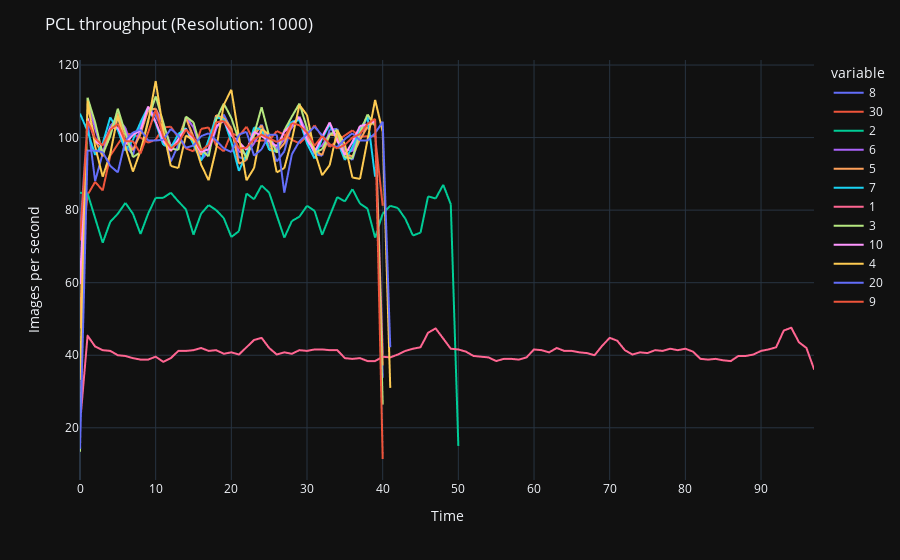
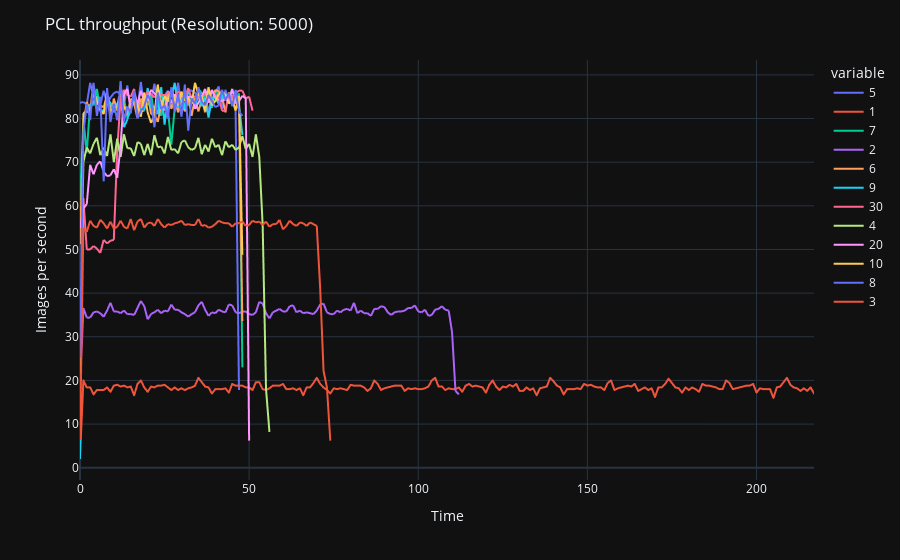
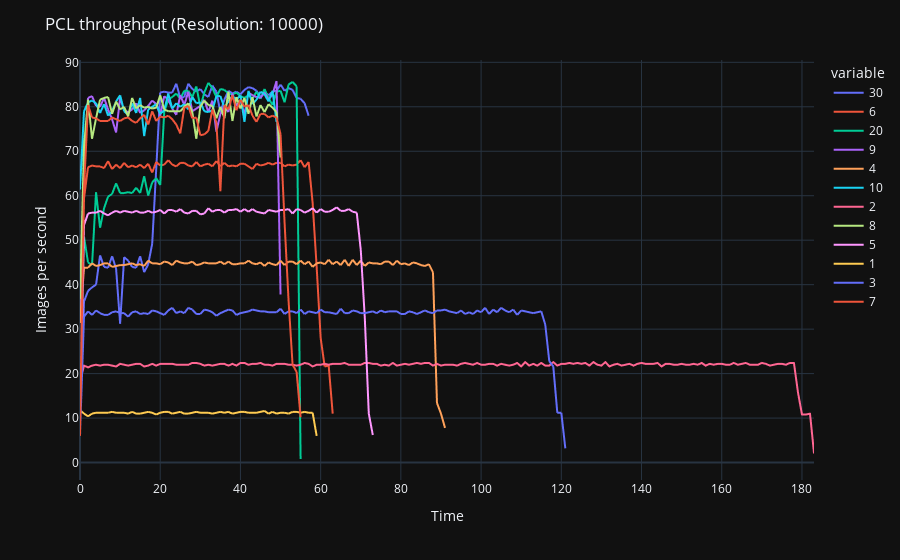

Source (notebook cell) for these figures, in order:
### Code cell
import plotly.express as px

for resolution in sorted(response_time.keys()):
    queue_df = pd.DataFrame.from_dict(response_time[resolution])
    fig = px.line(queue_df, x=queue_df.index, y=queue_df.columns)
    fig.update_layout(title=f'PCL throughput (Resolution: {resolution})', xaxis_title='Time', yaxis_title='Images per second', yaxis_type='linear')
    fig.show()

### Figure 1 — Plotly figure (JSON) as saved in the notebook; plotly's stock layout.template omitted (floating-point values rounded to 4 significant figures)
{"data": [{"hovertemplate": "variable=8<br>index=%{x}<br>value=%{y}<extra></extra>", "legendgroup": "8", "line": {"color": "#636efa", "dash": "solid"}, "marker": {"symbol": "circle"}, "mode": "lines", "name": "8", "showlegend": true, "x": [0, 1, 2, 3, 4, 5, 6, 7, 8, 9, 10, 11, 12, 13, 14, 15, 16, 17, 18, 19, 20, 21, 22, 23, 24, 25, 26, 27, 28, 29, 30, 31, 32, 33, 34, 35, 36, 37, 38, 39, 40, 41, 42, 43, 44, 45, 46, 47, 48, 49, 50, 51, 52, 53, 54, 55, 56, 57, 58, 59, 60, 61, 62, 63, 64, 65, 66, 67, 68, 69, 70, 71, 72, 73, 74, 75, 76, 77, 78, 79, 80, 81, 82, 83, 84, 85, 86, 87, 88, 89, 90, 91, 92, 93, 94, 95, 96, 97], "xaxis": "x", "y": [73.6, 104.4, 88.0, 95.6, 103.2, 105.6, 97.8, 95.2, 103.0, 108.2, 106.0, 102.0, 93.4, 98.0, 105.6, 99.6, 93.8, 96.2, 102.4, 106.4, 102.2, 94.6, 94.0, 100.8, 103.6, 98.8, 93.4, 96.2, 103.8, 105.8, 100.4, 95.4, 95.0, 102.2, 102.4, 95.8, 93.8, 100.6, 106.0, 103.4, 33.8, null, null, null, null, null, null, null, null, null, null, null, null, null, null, null, null, null, null, null, null, null, null, null, null, null, null, null, null, null, null, null, null, null, null, null, null, null, null, null, null, null, null, null, null, null, null, null, null, null, null, null, null, null, null, null, null, null], "yaxis": "y", "type": "scattergl"}, {"hovertemplate": "variable=30<br>index=%{x}<br>value=%{y}<extra></extra>", "legendgroup": "30", "line": {"color": "#EF553B", "dash": "solid"}, "marker": {"symbol": "circle"}, "mode": "lines", "name": "30", "showlegend": true, "x": [0, 1, 2, 3, 4, 5, 6, 7, 8, 9, 10, 11, 12, 13, 14, 15, 16, 17, 18, 19, 20, 21, 22, 23, 24, 25, 26, 27, 28, 29, 30, 31, 32, 33, 34, 35, 36, 37, 38, 39, 40, 41, 42, 43, 44, 45, 46, 47, 48, 49, 50, 51, 52, 53, 54, 55, 56, 57, 58, 59, 60, 61, 62, 63, 64, 65, 66, 67, 68, 69, 70, 71, 72, 73, 74, 75, 76, 77, 78, 79, 80, 81, 82, 83, 84, 85, 86, 87, 88, 89, 90, 91, 92, 93, 94, 95, 96, 97], "xaxis": "x", "y": [63.4, 84.2, 87.8, 85.4, 95.0, 98.2, 101.2, 100.8, 100.0, 98.6, 99.4, 102.8, 103.0, 100.0, 97.0, 96.2, 102.4, 102.8, 97.8, 96.2, 101.2, 100.4, 103.0, 99.0, 99.2, 99.2, 101.8, 100.8, 99.4, 98.4, 100.4, 103.4, 100.2, 97.4, 99.2, 100.6, 102.0, 100.2, 100.4, 100.4, 81.2, null, null, null, null, null, null, null, null, null, null, null, null, null, null, null, null, null, null, null, null, null, null, null, null, null, null, null, null, null, null, null, null, null, null, null, null, null, null, null, null, null, null, null, null, null, null, null, null, null, null, null, null, null, null, null, null, null], "yaxis": "y", "type": "scattergl"}, {"hovertemplate": "variable=2<br>index=%{x}<br>value=%{y}<extra></extra>", "legendgroup": "2", "line": {"color": "#00cc96", "dash": "solid"}, "marker": {"symbol": "circle"}, "mode": "lines", "name": "2", "showlegend": true, "x": [0, 1, 2, 3, 4, 5, 6, 7, 8, 9, 10, 11, 12, 13, 14, 15, 16, 17, 18, 19, 20, 21, 22, 23, 24, 25, 26, 27, 28, 29, 30, 31, 32, 33, 34, 35, 36, 37, 38, 39, 40, 41, 42, 43, 44, 45, 46, 47, 48, 49, 50, 51, 52, 53, 54, 55, 56, 57, 58, 59, 60, 61, 62, 63, 64, 65, 66, 67, 68, 69, 70, 71, 72, 73, 74, 75, 76, 77, 78, 79, 80, 81, 82, 83, 84, 85, 86, 87, 88, 89, 90, 91, 92, 93, 94, 95, 96, 97], "xaxis": "x", "y": [84.8, 84.6, 77.8, 71.0, 76.8, 79.0, 82.0, 79.0, 73.4, 79.0, 83.4, 83.4, 84.8, 82.4, 80.2, 73.2, 79.0, 81.4, 80.0, 77.8, 72.6, 74.2, 84.6, 83.0, 86.8, 84.8, 78.6, 72.4, 77.0, 78.2, 81.2, 79.8, 73.2, 78.4, 83.6, 82.4, 85.8, 81.8, 80.4, 72.4, 79.0, 81.2, 80.6, 77.6, 73.0, 73.8, 83.8, 83.2, 87.0, 81.6, 15.0, null, null, null, null, null, null, null, null, null, null, null, null, null, null, null, null, null, null, null, null, null, null, null, null, null, null, null, null, null, null, null, null, null, null, null, null, null, null, null, null, null, null, null, null, null, null, null], "yaxis": "y", "type": "scattergl"}, {"hovertemplate": "variable=6<br>index=%{x}<br>value=%{y}<extra></extra>", "legendgroup": "6", "line": {"color": "#ab63fa", "dash": "solid"}, "marker": {"symbol": "circle"}, "mode": "lines", "name": "6", "showlegend": true, "x": [0, 1, 2, 3, 4, 5, 6, 7, 8, 9, 10, 11, 12, 13, 14, 15, 16, 17, 18, 19, 20, 21, 22, 23, 24, 25, 26, 27, 28, 29, 30, 31, 32, 33, 34, 35, 36, 37, 38, 39, 40, 41, 42, 43, 44, 45, 46, 47, 48, 49, 50, 51, 52, 53, 54, 55, 56, 57, 58, 59, 60, 61, 62, 63, 64, 65, 66, 67, 68, 69, 70, 71, 72, 73, 74, 75, 76, 77, 78, 79, 80, 81, 82, 83, 84, 85, 86, 87, 88, 89, 90, 91, 92, 93, 94, 95, 96, 97], "xaxis": "x", "y": [16.6, 110.8, 102.4, 96.0, 101.6, 105.6, 102.6, 96.4, 102.2, 107.4, 108.0, 103.8, 97.8, 98.8, 105.8, 102.8, 96.6, 96.6, 102.6, 105.4, 102.0, 96.2, 95.4, 98.4, 102.4, 100.4, 96.8, 99.6, 102.8, 105.8, 101.2, 96.8, 97.8, 101.2, 101.0, 96.8, 96.2, 101.4, 102.6, 105.2, 40.2, null, null, null, null, null, null, null, null, null, null, null, null, null, null, null, null, null, null, null, null, null, null, null, null, null, null, null, null, null, null, null, null, null, null, null, null, null, null, null, null, null, null, null, null, null, null, null, null, null, null, null, null, null, null, null, null, null], "yaxis": "y", "type": "scattergl"}, {"hovertemplate": "variable=5<br>index=%{x}<br>value=%{y}<extra></extra>", "legendgroup": "5", "line": {"color": "#FFA15A", "dash": "solid"}, "marker": {"symbol": "circle"}, "mode": "lines", "name": "5", "showlegend": true, "x": [0, 1, 2, 3, 4, 5, 6, 7, 8, 9, 10, 11, 12, 13, 14, 15, 16, 17, 18, 19, 20, 21, 22, 23, 24, 25, 26, 27, 28, 29, 30, 31, 32, 33, 34, 35, 36, 37, 38, 39, 40, 41, 42, 43, 44, 45, 46, 47, 48, 49, 50, 51, 52, 53, 54, 55, 56, 57, 58, 59, 60, 61, 62, 63, 64, 65, 66, 67, 68, 69, 70, 71, 72, 73, 74, 75, 76, 77, 78, 79, 80, 81, 82, 83, 84, 85, 86, 87, 88, 89, 90, 91, 92, 93, 94, 95, 96, 97], "xaxis": "x", "y": [47.4, 108.8, 99.4, 94.8, 102.0, 106.8, 98.8, 96.6, 101.0, 107.6, 108.0, 101.0, 96.2, 99.6, 105.4, 100.2, 95.2, 98.8, 106.2, 105.4, 102.6, 92.8, 93.8, 100.6, 103.4, 97.0, 96.0, 98.4, 103.6, 105.2, 100.0, 96.4, 95.2, 100.8, 100.6, 95.6, 94.8, 99.4, 103.0, 104.4, 37.2, null, null, null, null, null, null, null, null, null, null, null, null, null, null, null, null, null, null, null, null, null, null, null, null, null, null, null, null, null, null, null, null, null, null, null, null, null, null, null, null, null, null, null, null, null, null, null, null, null, null, null, null, null, null, null, null, null], "yaxis": "y", "type": "scattergl"}, {"hovertemplate": "variable=7<br>index=%{x}<br>value=%{y}<extra></extra>", "legendgroup": "7", "line": {"color": "#19d3f3", "dash": "solid"}, "marker": {"symbol": "circle"}, "mode": "lines", "name": "7", "showlegend": true, "x": [0, 1, 2, 3, 4, 5, 6, 7, 8, 9, 10, 11, 12, 13, 14, 15, 16, 17, 18, 19, 20, 21, 22, 23, 24, 25, 26, 27, 28, 29, 30, 31, 32, 33, 34, 35, 36, 37, 38, 39, 40, 41, 42, 43, 44, 45, 46, 47, 48, 49, 50, 51, 52, 53, 54, 55, 56, 57, 58, 59, 60, 61, 62, 63, 64, 65, 66, 67, 68, 69, 70, 71, 72, 73, 74, 75, 76, 77, 78, 79, 80, 81, 82, 83, 84, 85, 86, 87, 88, 89, 90, 91, 92, 93, 94, 95, 96, 97], "xaxis": "x", "y": [106.6, 101.8, 95.2, 98.4, 105.6, 102.0, 96.4, 99.4, 104.2, 108.4, 104.0, 98.0, 97.2, 101.0, 102.6, 98.0, 93.6, 99.4, 105.6, 105.0, 98.8, 90.8, 95.4, 102.8, 102.2, 96.6, 96.2, 102.0, 104.4, 104.8, 98.4, 94.2, 99.8, 103.6, 99.2, 93.8, 97.4, 102.4, 105.6, 89.2, null, null, null, null, null, null, null, null, null, null, null, null, null, null, null, null, null, null, null, null, null, null, null, null, null, null, null, null, null, null, null, null, null, null, null, null, null, null, null, null, null, null, null, null, null, null, null, null, null, null, null, null, null, null, null, null, null, null], "yaxis": "y", "type": "scattergl"}, {"hovertemplate": "variable=1<br>index=%{x}<br>value=%{y}<extra></extra>", "legendgroup": "1", "line": {"color": "#FF6692", "dash": "solid"}, "marker": {"symbol": "circle"}, "mode": "lines", "name": "1", "showlegend": true, "x": [0, 1, 2, 3, 4, 5, 6, 7, 8, 9, 10, 11, 12, 13, 14, 15, 16, 17, 18, 19, 20, 21, 22, 23, 24, 25, 26, 27, 28, 29, 30, 31, 32, 33, 34, 35, 36, 37, 38, 39, 40, 41, 42, 43, 44, 45, 46, 47, 48, 49, 50, 51, 52, 53, 54, 55, 56, 57, 58, 59, 60, 61, 62, 63, 64, 65, 66, 67, 68, 69, 70, 71, 72, 73, 74, 75, 76, 77, 78, 79, 80, 81, 82, 83, 84, 85, 86, 87, 88, 89, 90, 91, 92, 93, 94, 95, 96, 97], "xaxis": "x", "y": [21.0, 45.4, 42.4, 41.4, 41.2, 40.0, 39.8, 39.2, 38.8, 38.8, 39.6, 38.2, 39.2, 41.2, 41.2, 41.4, 42.0, 41.2, 41.4, 40.4, 40.8, 40.2, 42.2, 44.2, 44.8, 42.0, 40.2, 40.8, 40.4, 41.4, 41.2, 41.6, 41.6, 41.4, 41.4, 39.2, 39.0, 39.2, 38.4, 38.4, 39.6, 39.4, 40.2, 41.2, 41.8, 42.2, 46.2, 47.4, 44.6, 41.8, 41.6, 41.0, 39.8, 39.6, 39.4, 38.4, 39.0, 39.0, 38.8, 39.4, 41.6, 41.4, 40.8, 42.0, 41.2, 41.2, 40.8, 40.6, 40.0, 42.6, 44.8, 44.0, 41.4, 40.2, 40.8, 40.6, 41.4, 41.2, 41.8, 41.4, 41.8, 41.0, 39.0, 38.8, 39.0, 38.6, 38.4, 39.8, 39.8, 40.2, 41.2, 41.6, 42.2, 46.8, 47.6, 43.6, 42.0, 36.2], "yaxis": "y", "type": "scattergl"}, {"hovertemplate": "variable=3<br>index=%{x}<br>value=%{y}<extra></extra>", "legendgroup": "3", "line": {"color": "#B6E880", "dash": "solid"}, "marker": {"symbol": "circle"}, "mode": "lines", "name": "3", "showlegend": true, "x": [0, 1, 2, 3, 4, 5, 6, 7, 8, 9, 10, 11, 12, 13, 14, 15, 16, 17, 18, 19, 20, 21, 22, 23, 24, 25, 26, 27, 28, 29, 30, 31, 32, 33, 34, 35, 36, 37, 38, 39, 40, 41, 42, 43, 44, 45, 46, 47, 48, 49, 50, 51, 52, 53, 54, 55, 56, 57, 58, 59, 60, 61, 62, 63, 64, 65, 66, 67, 68, 69, 70, 71, 72, 73, 74, 75, 76, 77, 78, 79, 80, 81, 82, 83, 84, 85, 86, 87, 88, 89, 90, 91, 92, 93, 94, 95, 96, 97], "xaxis": "x", "y": [13.4, 111.0, 104.2, 95.4, 100.4, 108.0, 101.2, 94.6, 96.0, 104.8, 111.4, 104.2, 97.0, 96.6, 105.8, 104.2, 96.8, 94.8, 105.0, 109.4, 105.4, 99.2, 94.2, 100.8, 108.4, 100.4, 95.8, 102.0, 105.8, 109.4, 102.6, 95.8, 96.8, 100.8, 102.2, 94.6, 94.2, 101.4, 106.4, 103.2, 26.4, null, null, null, null, null, null, null, null, null, null, null, null, null, null, null, null, null, null, null, null, null, null, null, null, null, null, null, null, null, null, null, null, null, null, null, null, null, null, null, null, null, null, null, null, null, null, null, null, null, null, null, null, null, null, null, null, null], "yaxis": "y", "type": "scattergl"}, {"hovertemplate": "variable=10<br>index=%{x}<br>value=%{y}<extra></extra>", "legendgroup": "10", "line": {"color": "#FF97FF", "dash": "solid"}, "marker": {"symbol": "circle"}, "mode": "lines", "name": "10", "showlegend": true, "x": [0, 1, 2, 3, 4, 5, 6, 7, 8, 9, 10, 11, 12, 13, 14, 15, 16, 17, 18, 19, 20, 21, 22, 23, 24, 25, 26, 27, 28, 29, 30, 31, 32, 33, 34, 35, 36, 37, 38, 39, 40, 41, 42, 43, 44, 45, 46, 47, 48, 49, 50, 51, 52, 53, 54, 55, 56, 57, 58, 59, 60, 61, 62, 63, 64, 65, 66, 67, 68, 69, 70, 71, 72, 73, 74, 75, 76, 77, 78, 79, 80, 81, 82, 83, 84, 85, 86, 87, 88, 89, 90, 91, 92, 93, 94, 95, 96, 97], "xaxis": "x", "y": [59.6, 105.4, 99.0, 97.8, 102.6, 102.8, 98.2, 100.8, 102.0, 108.6, 104.4, 99.0, 96.4, 99.6, 102.4, 99.2, 96.0, 96.8, 103.2, 104.6, 100.6, 98.8, 96.6, 101.6, 100.4, 99.0, 97.6, 101.6, 103.6, 105.6, 99.4, 96.0, 100.2, 104.2, 99.2, 95.2, 98.8, 103.2, 103.6, 104.6, 11.8, null, null, null, null, null, null, null, null, null, null, null, null, null, null, null, null, null, null, null, null, null, null, null, null, null, null, null, null, null, null, null, null, null, null, null, null, null, null, null, null, null, null, null, null, null, null, null, null, null, null, null, null, null, null, null, null, null], "yaxis": "y", "type": "scattergl"}, {"hovertemplate": "variable=4<br>index=%{x}<br>value=%{y}<extra></extra>", "legendgroup": "4", "line": {"color": "#FECB52", "dash": "solid"}, "marker": {"symbol": "circle"}, "mode": "lines", "name": "4", "showlegend": true, "x": [0, 1, 2, 3, 4, 5, 6, 7, 8, 9, 10, 11, 12, 13, 14, 15, 16, 17, 18, 19, 20, 21, 22, 23, 24, 25, 26, 27, 28, 29, 30, 31, 32, 33, 34, 35, 36, 37, 38, 39, 40, 41, 42, 43, 44, 45, 46, 47, 48, 49, 50, 51, 52, 53, 54, 55, 56, 57, 58, 59, 60, 61, 62, 63, 64, 65, 66, 67, 68, 69, 70, 71, 72, 73, 74, 75, 76, 77, 78, 79, 80, 81, 82, 83, 84, 85, 86, 87, 88, 89, 90, 91, 92, 93, 94, 95, 96, 97], "xaxis": "x", "y": [33.2, 110.2, 97.6, 89.2, 95.6, 106.0, 97.4, 90.6, 96.4, 104.2, 115.6, 102.2, 92.2, 91.6, 100.6, 99.2, 92.6, 88.2, 97.0, 109.0, 113.2, 100.2, 88.2, 91.6, 102.4, 100.8, 90.4, 91.6, 99.4, 109.0, 106.2, 96.2, 89.6, 92.4, 102.0, 98.2, 89.0, 88.6, 99.4, 110.4, 101.6, 31.0, null, null, null, null, null, null, null, null, null, null, null, null, null, null, null, null, null, null, null, null, null, null, null, null, null, null, null, null, null, null, null, null, null, null, null, null, null, null, null, null, null, null, null, null, null, null, null, null, null, null, null, null, null, null, null, null], "yaxis": "y", "type": "scattergl"}, {"hovertemplate": "variable=20<br>index=%{x}<br>value=%{y}<extra></extra>", "legendgroup": "20", "line": {"color": "#636efa", "dash": "solid"}, "marker": {"symbol": "circle"}, "mode": "lines", "name": "20", "showlegend": true, "x": [0, 1, 2, 3, 4, 5, 6, 7, 8, 9, 10, 11, 12, 13, 14, 15, 16, 17, 18, 19, 20, 21, 22, 23, 24, 25, 26, 27, 28, 29, 30, 31, 32, 33, 34, 35, 36, 37, 38, 39, 40, 41, 42, 43, 44, 45, 46, 47, 48, 49, 50, 51, 52, 53, 54, 55, 56, 57, 58, 59, 60, 61, 62, 63, 64, 65, 66, 67, 68, 69, 70, 71, 72, 73, 74, 75, 76, 77, 78, 79, 80, 81, 82, 83, 84, 85, 86, 87, 88, 89, 90, 91, 92, 93, 94, 95, 96, 97], "xaxis": "x", "y": [14.2, 96.4, 96.4, 96.0, 92.2, 90.4, 99.2, 101.4, 102.2, 99.2, 99.2, 99.4, 102.4, 100.6, 97.2, 97.8, 100.4, 101.2, 99.2, 97.0, 96.0, 100.8, 101.6, 95.0, 96.8, 100.8, 100.8, 84.8, 95.4, 99.0, 101.0, 103.0, 100.6, 98.0, 97.4, 99.6, 101.2, 99.2, 99.2, 101.2, 104.4, 42.2, null, null, null, null, null, null, null, null, null, null, null, null, null, null, null, null, null, null, null, null, null, null, null, null, null, null, null, null, null, null, null, null, null, null, null, null, null, null, null, null, null, null, null, null, null, null, null, null, null, null, null, null, null, null, null, null], "yaxis": "y", "type": "scattergl"}, {"hovertemplate": "variable=9<br>index=%{x}<br>value=%{y}<extra></extra>", "legendgroup": "9", "line": {"color": "#EF553B", "dash": "solid"}, "marker": {"symbol": "circle"}, "mode": "lines", "name": "9", "showlegend": true, "x": [0, 1, 2, 3, 4, 5, 6, 7, 8, 9, 10, 11, 12, 13, 14, 15, 16, 17, 18, 19, 20, 21, 22, 23, 24, 25, 26, 27, 28, 29, 30, 31, 32, 33, 34, 35, 36, 37, 38, 39, 40, 41, 42, 43, 44, 45, 46, 47, 48, 49, 50, 51, 52, 53, 54, 55, 56, 57, 58, 59, 60, 61, 62, 63, 64, 65, 66, 67, 68, 69, 70, 71, 72, 73, 74, 75, 76, 77, 78, 79, 80, 81, 82, 83, 84, 85, 86, 87, 88, 89, 90, 91, 92, 93, 94, 95, 96, 97], "xaxis": "x", "y": [71.6, 104.6, 99.8, 97.8, 102.2, 103.8, 99.0, 99.0, 95.6, 101.4, 107.6, 100.2, 97.0, 98.6, 102.2, 100.2, 96.4, 98.0, 104.2, 104.6, 101.6, 97.0, 97.2, 99.6, 100.8, 99.8, 98.8, 99.8, 104.0, 103.4, 101.4, 97.8, 100.4, 98.2, 97.0, 98.0, 100.0, 101.0, 103.8, 105.2, 11.4, null, null, null, null, null, null, null, null, null, null, null, null, null, null, null, null, null, null, null, null, null, null, null, null, null, null, null, null, null, null, null, null, null, null, null, null, null, null, null, null, null, null, null, null, null, null, null, null, null, null, null, null, null, null, null, null, null], "yaxis": "y", "type": "scattergl"}], "layout": {"xaxis": {"anchor": "y", "domain": [0.0, 1.0], "title": {"text": "Time"}}, "yaxis": {"anchor": "x", "domain": [0.0, 1.0], "title": {"text": "Images per second"}, "type": "linear"}, "legend": {"title": {"text": "variable"}, "tracegroupgap": 0}, "margin": {"t": 60}, "title": {"text": "PCL throughput (Resolution: 1000)"}}}

### Figure 2 — Plotly figure (JSON) as saved in the notebook; plotly's stock layout.template omitted (floating-point values rounded to 4 significant figures; data arrays with more than 128 entries replaced by an {"elided": "..."} marker saying what was removed)
{"data": [{"hovertemplate": "variable=5<br>index=%{x}<br>value=%{y}<extra></extra>", "legendgroup": "5", "line": {"color": "#636efa", "dash": "solid"}, "marker": {"symbol": "circle"}, "mode": "lines", "name": "5", "showlegend": true, "x": {"elided": "218 int values"}, "xaxis": "x", "y": {"elided": "218 float values"}, "yaxis": "y", "type": "scattergl"}, {"hovertemplate": "variable=1<br>index=%{x}<br>value=%{y}<extra></extra>", "legendgroup": "1", "line": {"color": "#EF553B", "dash": "solid"}, "marker": {"symbol": "circle"}, "mode": "lines", "name": "1", "showlegend": true, "x": {"elided": "218 int values"}, "xaxis": "x", "y": {"elided": "218 float values"}, "yaxis": "y", "type": "scattergl"}, {"hovertemplate": "variable=7<br>index=%{x}<br>value=%{y}<extra></extra>", "legendgroup": "7", "line": {"color": "#00cc96", "dash": "solid"}, "marker": {"symbol": "circle"}, "mode": "lines", "name": "7", "showlegend": true, "x": {"elided": "218 int values"}, "xaxis": "x", "y": {"elided": "218 float values"}, "yaxis": "y", "type": "scattergl"}, {"hovertemplate": "variable=2<br>index=%{x}<br>value=%{y}<extra></extra>", "legendgroup": "2", "line": {"color": "#ab63fa", "dash": "solid"}, "marker": {"symbol": "circle"}, "mode": "lines", "name": "2", "showlegend": true, "x": {"elided": "218 int values"}, "xaxis": "x", "y": {"elided": "218 float values"}, "yaxis": "y", "type": "scattergl"}, {"hovertemplate": "variable=6<br>index=%{x}<br>value=%{y}<extra></extra>", "legendgroup": "6", "line": {"color": "#FFA15A", "dash": "solid"}, "marker": {"symbol": "circle"}, "mode": "lines", "name": "6", "showlegend": true, "x": {"elided": "218 int values"}, "xaxis": "x", "y": {"elided": "218 float values"}, "yaxis": "y", "type": "scattergl"}, {"hovertemplate": "variable=9<br>index=%{x}<br>value=%{y}<extra></extra>", "legendgroup": "9", "line": {"color": "#19d3f3", "dash": "solid"}, "marker": {"symbol": "circle"}, "mode": "lines", "name": "9", "showlegend": true, "x": {"elided": "218 int values"}, "xaxis": "x", "y": {"elided": "218 float values"}, "yaxis": "y", "type": "scattergl"}, {"hovertemplate": "variable=30<br>index=%{x}<br>value=%{y}<extra></extra>", "legendgroup": "30", "line": {"color": "#FF6692", "dash": "solid"}, "marker": {"symbol": "circle"}, "mode": "lines", "name": "30", "showlegend": true, "x": {"elided": "218 int values"}, "xaxis": "x", "y": {"elided": "218 float values"}, "yaxis": "y", "type": "scattergl"}, {"hovertemplate": "variable=4<br>index=%{x}<br>value=%{y}<extra></extra>", "legendgroup": "4", "line": {"color": "#B6E880", "dash": "solid"}, "marker": {"symbol": "circle"}, "mode": "lines", "name": "4", "showlegend": true, "x": {"elided": "218 int values"}, "xaxis": "x", "y": {"elided": "218 float values"}, "yaxis": "y", "type": "scattergl"}, {"hovertemplate": "variable=20<br>index=%{x}<br>value=%{y}<extra></extra>", "legendgroup": "20", "line": {"color": "#FF97FF", "dash": "solid"}, "marker": {"symbol": "circle"}, "mode": "lines", "name": "20", "showlegend": true, "x": {"elided": "218 int values"}, "xaxis": "x", "y": {"elided": "218 float values"}, "yaxis": "y", "type": "scattergl"}, {"hovertemplate": "variable=10<br>index=%{x}<br>value=%{y}<extra></extra>", "legendgroup": "10", "line": {"color": "#FECB52", "dash": "solid"}, "marker": {"symbol": "circle"}, "mode": "lines", "name": "10", "showlegend": true, "x": {"elided": "218 int values"}, "xaxis": "x", "y": {"elided": "218 float values"}, "yaxis": "y", "type": "scattergl"}, {"hovertemplate": "variable=8<br>index=%{x}<br>value=%{y}<extra></extra>", "legendgroup": "8", "line": {"color": "#636efa", "dash": "solid"}, "marker": {"symbol": "circle"}, "mode": "lines", "name": "8", "showlegend": true, "x": {"elided": "218 int values"}, "xaxis": "x", "y": {"elided": "218 float values"}, "yaxis": "y", "type": "scattergl"}, {"hovertemplate": "variable=3<br>index=%{x}<br>value=%{y}<extra></extra>", "legendgroup": "3", "line": {"color": "#EF553B", "dash": "solid"}, "marker": {"symbol": "circle"}, "mode": "lines", "name": "3", "showlegend": true, "x": {"elided": "218 int values"}, "xaxis": "x", "y": {"elided": "218 float values"}, "yaxis": "y", "type": "scattergl"}], "layout": {"xaxis": {"anchor": "y", "domain": [0.0, 1.0], "title": {"text": "Time"}}, "yaxis": {"anchor": "x", "domain": [0.0, 1.0], "title": {"text": "Images per second"}, "type": "linear"}, "legend": {"title": {"text": "variable"}, "tracegroupgap": 0}, "margin": {"t": 60}, "title": {"text": "PCL throughput (Resolution: 5000)"}}}

### Figure 3 — Plotly figure (JSON) as saved in the notebook; plotly's stock layout.template omitted (floating-point values rounded to 4 significant figures; data arrays with more than 128 entries replaced by an {"elided": "..."} marker saying what was removed)
{"data": [{"hovertemplate": "variable=30<br>index=%{x}<br>value=%{y}<extra></extra>", "legendgroup": "30", "line": {"color": "#636efa", "dash": "solid"}, "marker": {"symbol": "circle"}, "mode": "lines", "name": "30", "showlegend": true, "x": {"elided": "184 int values"}, "xaxis": "x", "y": {"elided": "184 float values"}, "yaxis": "y", "type": "scattergl"}, {"hovertemplate": "variable=6<br>index=%{x}<br>value=%{y}<extra></extra>", "legendgroup": "6", "line": {"color": "#EF553B", "dash": "solid"}, "marker": {"symbol": "circle"}, "mode": "lines", "name": "6", "showlegend": true, "x": {"elided": "184 int values"}, "xaxis": "x", "y": {"elided": "184 float values"}, "yaxis": "y", "type": "scattergl"}, {"hovertemplate": "variable=20<br>index=%{x}<br>value=%{y}<extra></extra>", "legendgroup": "20", "line": {"color": "#00cc96", "dash": "solid"}, "marker": {"symbol": "circle"}, "mode": "lines", "name": "20", "showlegend": true, "x": {"elided": "184 int values"}, "xaxis": "x", "y": {"elided": "184 float values"}, "yaxis": "y", "type": "scattergl"}, {"hovertemplate": "variable=9<br>index=%{x}<br>value=%{y}<extra></extra>", "legendgroup": "9", "line": {"color": "#ab63fa", "dash": "solid"}, "marker": {"symbol": "circle"}, "mode": "lines", "name": "9", "showlegend": true, "x": {"elided": "184 int values"}, "xaxis": "x", "y": {"elided": "184 float values"}, "yaxis": "y", "type": "scattergl"}, {"hovertemplate": "variable=4<br>index=%{x}<br>value=%{y}<extra></extra>", "legendgroup": "4", "line": {"color": "#FFA15A", "dash": "solid"}, "marker": {"symbol": "circle"}, "mode": "lines", "name": "4", "showlegend": true, "x": {"elided": "184 int values"}, "xaxis": "x", "y": {"elided": "184 float values"}, "yaxis": "y", "type": "scattergl"}, {"hovertemplate": "variable=10<br>index=%{x}<br>value=%{y}<extra></extra>", "legendgroup": "10", "line": {"color": "#19d3f3", "dash": "solid"}, "marker": {"symbol": "circle"}, "mode": "lines", "name": "10", "showlegend": true, "x": {"elided": "184 int values"}, "xaxis": "x", "y": {"elided": "184 float values"}, "yaxis": "y", "type": "scattergl"}, {"hovertemplate": "variable=2<br>index=%{x}<br>value=%{y}<extra></extra>", "legendgroup": "2", "line": {"color": "#FF6692", "dash": "solid"}, "marker": {"symbol": "circle"}, "mode": "lines", "name": "2", "showlegend": true, "x": {"elided": "184 int values"}, "xaxis": "x", "y": {"elided": "184 float values"}, "yaxis": "y", "type": "scattergl"}, {"hovertemplate": "variable=8<br>index=%{x}<br>value=%{y}<extra></extra>", "legendgroup": "8", "line": {"color": "#B6E880", "dash": "solid"}, "marker": {"symbol": "circle"}, "mode": "lines", "name": "8", "showlegend": true, "x": {"elided": "184 int values"}, "xaxis": "x", "y": {"elided": "184 float values"}, "yaxis": "y", "type": "scattergl"}, {"hovertemplate": "variable=5<br>index=%{x}<br>value=%{y}<extra></extra>", "legendgroup": "5", "line": {"color": "#FF97FF", "dash": "solid"}, "marker": {"symbol": "circle"}, "mode": "lines", "name": "5", "showlegend": true, "x": {"elided": "184 int values"}, "xaxis": "x", "y": {"elided": "184 float values"}, "yaxis": "y", "type": "scattergl"}, {"hovertemplate": "variable=1<br>index=%{x}<br>value=%{y}<extra></extra>", "legendgroup": "1", "line": {"color": "#FECB52", "dash": "solid"}, "marker": {"symbol": "circle"}, "mode": "lines", "name": "1", "showlegend": true, "x": {"elided": "184 int values"}, "xaxis": "x", "y": {"elided": "184 float values"}, "yaxis": "y", "type": "scattergl"}, {"hovertemplate": "variable=3<br>index=%{x}<br>value=%{y}<extra></extra>", "legendgroup": "3", "line": {"color": "#636efa", "dash": "solid"}, "marker": {"symbol": "circle"}, "mode": "lines", "name": "3", "showlegend": true, "x": {"elided": "184 int values"}, "xaxis": "x", "y": {"elided": "184 float values"}, "yaxis": "y", "type": "scattergl"}, {"hovertemplate": "variable=7<br>index=%{x}<br>value=%{y}<extra></extra>", "legendgroup": "7", "line": {"color": "#EF553B", "dash": "solid"}, "marker": {"symbol": "circle"}, "mode": "lines", "name": "7", "showlegend": true, "x": {"elided": "184 int values"}, "xaxis": "x", "y": {"elided": "184 float values"}, "yaxis": "y", "type": "scattergl"}], "layout": {"xaxis": {"anchor": "y", "domain": [0.0, 1.0], "title": {"text": "Time"}}, "yaxis": {"anchor": "x", "domain": [0.0, 1.0], "title": {"text": "Images per second"}, "type": "linear"}, "legend": {"title": {"text": "variable"}, "tracegroupgap": 0}, "margin": {"t": 60}, "title": {"text": "PCL throughput (Resolution: 10000)"}}}
